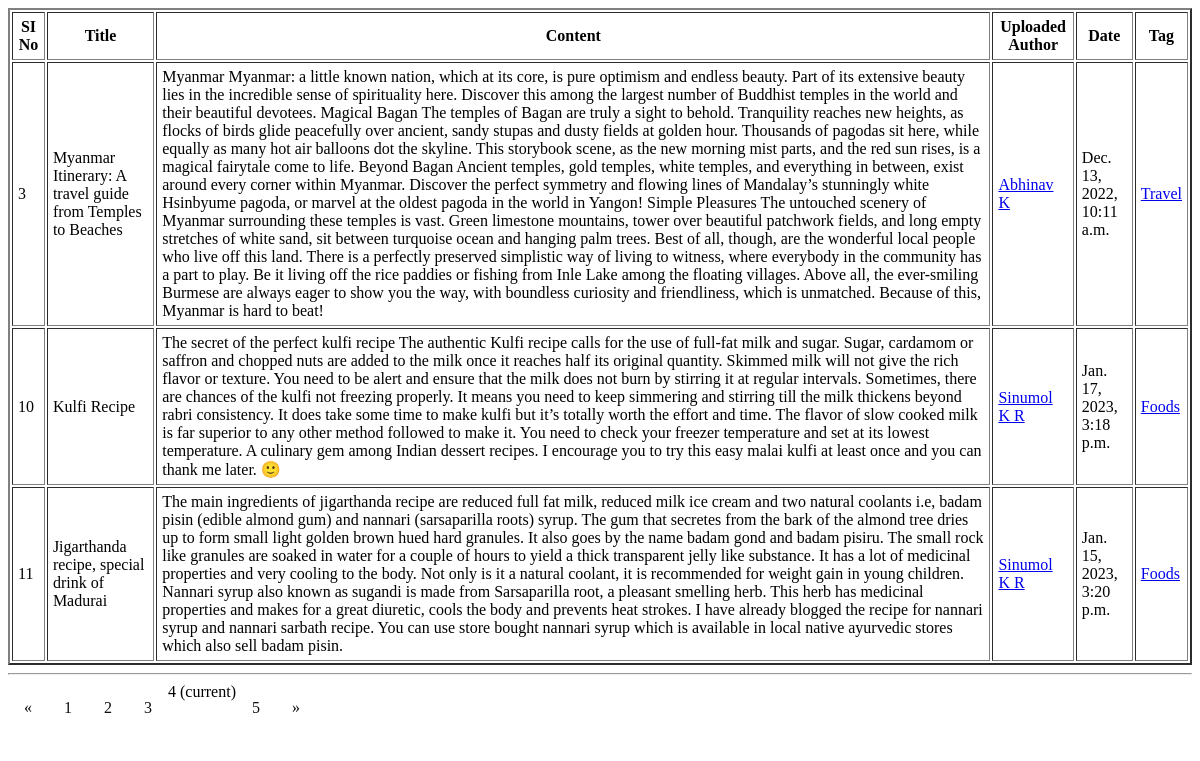
/main/blogview/?page=4, run on the app's committed database.
### main/models.py (models this page shows, shortened)
class Blog(models.Model):
    title=models.CharField("Enter title name",max_length=100)
    author=models.ForeignKey(Author,on_delete=models.CASCADE)
    blog_category=models.ForeignKey(Blog_category,on_delete=models.CASCADE)
    content=models.TextField(max_length=2000, help_text="Enter you blog text here.")
    upload_date=models.DateTimeField("Enter upload date and time",max_length=50)
    tags=models.ManyToManyField(Tags)

class Author(models.Model):
    name=models.CharField("Enter author name",max_length=30)
    contact=models.CharField("Enter contact number",max_length=30)
    email=models.EmailField("Enter email id",max_length=30)
    address=models.CharField(max_length=500)
    author_category=models.ForeignKey(Author_category,on_delete=models.CASCADE)
    def __str__(self):
        return self.name

class Tags(models.Model):
    name=models.CharField("Enter tag name",max_length=30)

### main/views.py (the view)
# urls.py: path("blogview/",views.blogfieldDisplay,name="blogfieldDisplay"),
def blogfieldDisplay(request):
    allTags=Blog.tags.through.objects.all()
    user_list = Blog.objects.all().order_by('-title')
    page = request.GET.get('page', 1)
    paginator = Paginator(user_list, 3)
    try:
        users = paginator.page(page)
    except PageNotAnInteger:
        users = paginator.page(1)
    except EmptyPage:
        users = paginator.page(paginator.num_pages)
    return render(request, 'main/blogField.html', { "tags":allTags,'users': users })

### main/templates/main/blogField.html (shortened to what this page needs)
<!DOCTYPE html>
<html lang="en">
<head>
</head>
<body>
    <form action="" method="post">
        <table align="center" border="2" cellpadding="5">
            <tr>
                <th>SI No</th>
                <th>Title</th>
                <th>Content</th>
                <th>Uploaded Author</th>
                <th>Date</th>
                <th>Tag</th>
            </tr>
            {% for data in users %}
            <tr>
                    <td>{{ data.id }}</td>
                    <td>{{ data.title }}</td>
                    <td>{{ data.content }}</td>
                    <td><a href="{% url 'main_app:authorData' data.author_id %}">{{ data.author }}</a></td>
                    <td>{{ data.upload_date }}</td>
                    <td>
                    {% for tag in data.tags.all %}
                        <a href="{% url 'main_app:tagData' tag.id %}">{{ tag.name }}</a>
                    {% endfor %}
                </td>
            </tr>
            {% endfor %}
        </table>
        <hr>
            <center>
            {% if users.has_other_pages %}
  <ul class="pagination" align="center">
    {% if users.has_previous %}
      <li><a href="?page={{ users.previous_page_number }}">&laquo;</a></li>
    {% else %}
      <li class="disabled"><span>&laquo;</span></li>
    {% endif %}
    {% for i in users.paginator.page_range %}
      {% if users.number == i %}
        <li class="active"><span>{{ i }} <span class="sr-only">(current)</span></span></li>
      {% else %}
        <li><a href="?page={{ i }}">{{ i }}</a></li>
      {% endif %}
    {% endfor %}
    {% if users.has_next %}
      <li><a href="?page={{ users.next_page_number }}">&raquo;</a></li>
    {% else %}
      <li class="disabled"><span>&raquo;</span></li>
    {% endif %}
  </ul>
{% endif %}
</center>
    </form>
</body>
</html>

### main/templates/main/blogField.html (style rules this page uses)
ul { list-style-type: none; margin: 0; padding: 0; overflow: hidden; background-color: white; align-content: center; }
li { float: left; border: #070505; }
li a { display: block; color: rgb(13, 13, 13); text-align: center; padding: 16px; text-decoration: none; }

### data on the page
Blog: id "3", title "Myanmar Itinerary: A travel guide from Temples to Beaches", content "Myanmar Myanmar: a little known nation, which at its core, is pure optimism and endless beauty. Part of its extensive beauty lies in the incredible sense of spirituality here. Discover this among the largest number of Buddhist temples in the world and their beautiful devotees. Magical Bagan The temples of Bagan are truly a sight to behold. Tranquility reaches new heights, as flocks of birds glide peacefully over ancient, sandy stupas and dusty fields at golden hour. Thousands of pagodas sit here, while equally as many hot air balloons dot the skyline. This storybook scene, as the new morning mist parts, and the red sun rises, is a magical fairytale come to life. Beyond Bagan Ancient…", author "Abhinav K", upload_date "Dec. 13, 2022, 10:11 a.m."
Tags: name "Travel"
Blog: id "10", title "Kulfi Recipe", content "The secret of the perfect kulfi recipe The authentic Kulfi recipe calls for the use of full-fat milk and sugar. Sugar, cardamom or saffron and chopped nuts are added to the milk once it reaches half its original quantity. Skimmed milk will not give the rich flavor or texture. You need to be alert and ensure that the milk does not burn by stirring it at regular intervals. Sometimes, there are chances of the kulfi not freezing properly. It means you need to keep simmering and stirring till the milk thickens beyond rabri consistency. It does take some time to make kulfi but it’s totally worth the effort and time. The flavor of slow cooked milk is far superior to any other method followed to…", author "Sinumol K R", upload_date "Jan. 17, 2023, 3:18 p.m."
Tags: name "Foods"
Blog: id "11", title "Jigarthanda recipe, special drink of Madurai", content "The main ingredients of jigarthanda recipe are reduced full fat milk, reduced milk ice cream and two natural coolants i.e, badam pisin (edible almond gum) and nannari (sarsaparilla roots) syrup. The gum that secretes from the bark of the almond tree dries up to form small light golden brown hued hard granules. It also goes by the name badam gond and badam pisiru. The small rock like granules are soaked in water for a couple of hours to yield a thick transparent jelly like substance. It has a lot of medicinal properties and very cooling to the body. Not only is it a natural coolant, it is recommended for weight gain in young children. Nannari syrup also known as sugandi is made from…", author "Sinumol K R", upload_date "Jan. 15, 2023, 3:20 p.m."

### other printed values
{{ i }} "1" "2" "3" "5"
{{ i }} "4"
